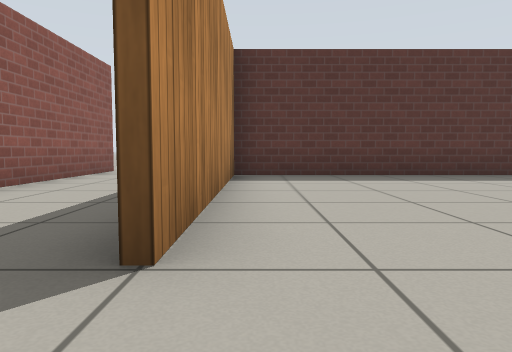
[1] (above)

16 first-person views from a walk through a Gazebo world. The camera is 0.5 m above the floor, tilts 4° down and sees 70° across. The floor is counted in squares, 1 m on a side. Each view is taken from the middle of a square. On the plan, view 1 faces up. The plan holds only what a view shows up to about 9 squares ahead; the rest is blank. Simple patterns stand in for the simulator's built-in surfaces.

[2]
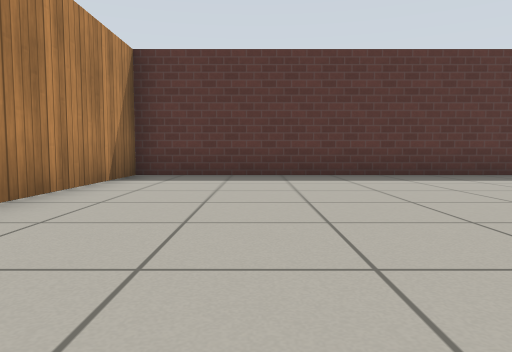

[3]
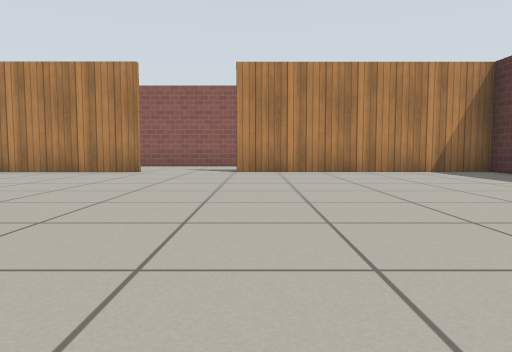

[4]
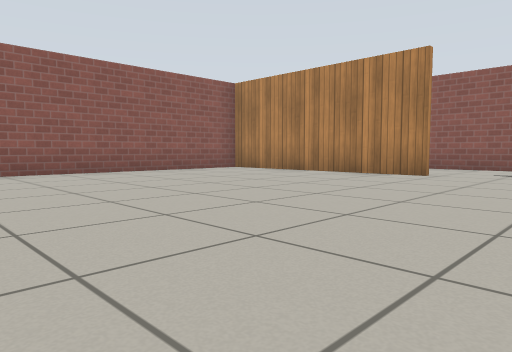

[5]
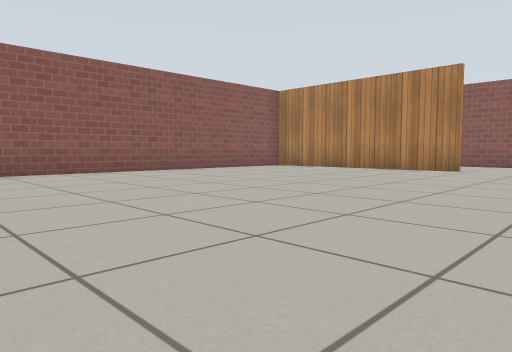

[6]
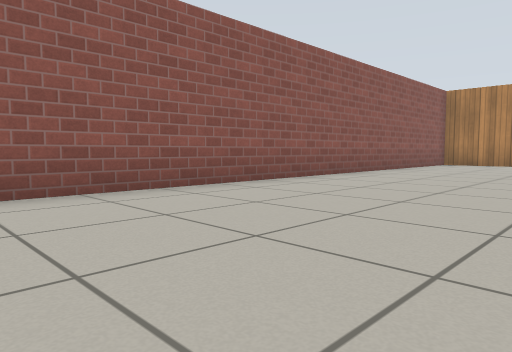

[7]
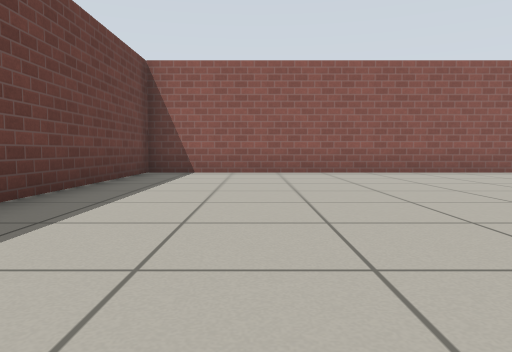

[8]
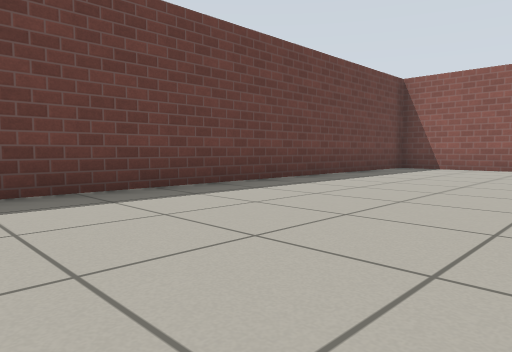

[9]
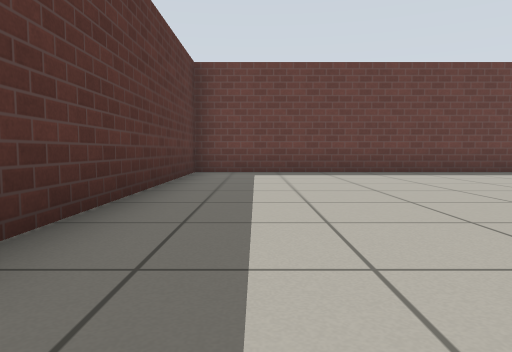

[10]
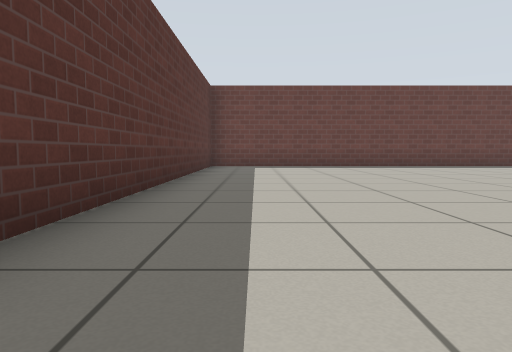

[11]
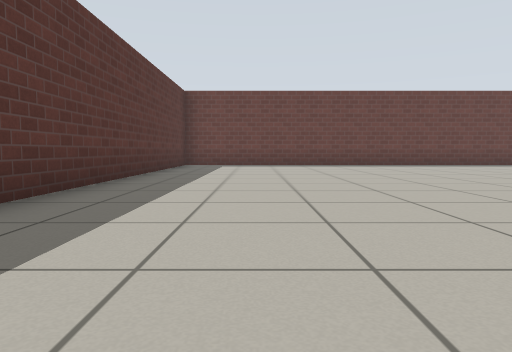

[12]
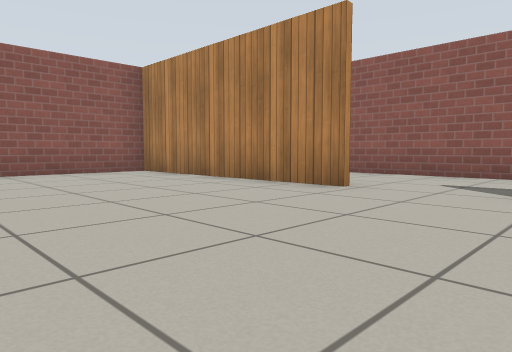

[13]
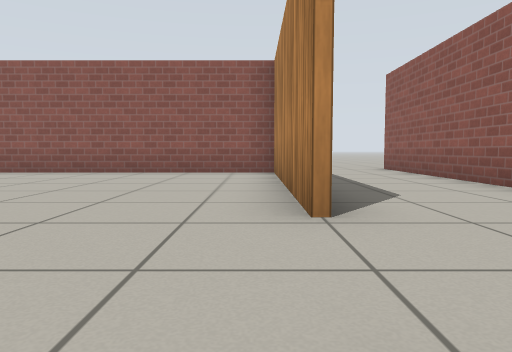

[14]
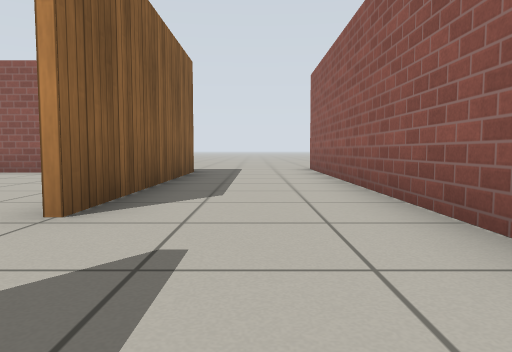

[15]
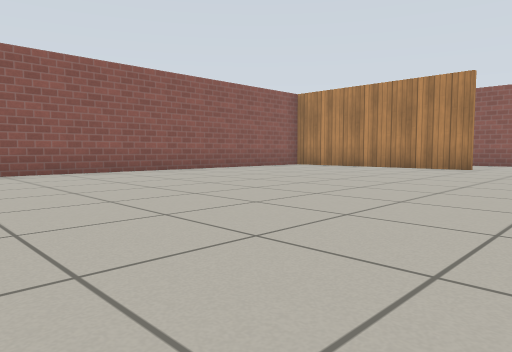

[16]
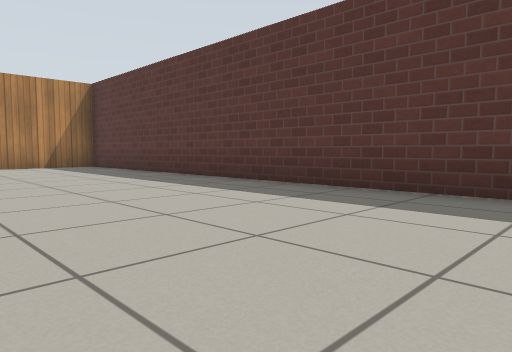

### Floor plan
Points are (right, up) in squares from view 1. A wall is a line through its corners. A room is listed if a view was taken in it or the views show most of it. See-through windows are left out.
Room 1 (views 1, 2, 3, 4, 5, 6, 7, 8, 9, 10, 11, 12, 13, 15, 16)
walls: (-0.4, -0.6) (-0.4, -6.3) (18.5, -6.3) (18.5, 7.4) (-0.4, 7.4) (-0.4, 1.5)
ways out: opening at (-1, 0.5) to room 2
Room 2 (view 14)
walls: (-3.5, 8.9) (-3.5, 4.9); (-3.5, 0.8) (-3.5, -7.1); (-0.6, -6.5) (-0.6, -0.6)
ways out: opening at (-1, 0.5) to room 1

Positions as (right, up) in squares from view 1, and headings:
1: (0, 0), facing up
2: (2, 0), facing up
3: (8, 2), facing left
4: (7, 2), facing down-left
5: (9, 2), facing down-left
6: (13, -2), facing down-left
7: (16, 2), facing down
8: (14, 4), facing down-right
9: (10, 6), facing right
10: (7, 6), facing right
11: (6, 5), facing right
12: (4, 2), facing down-left
13: (0, 2), facing down
14: (-2, 2), facing down
15: (10, 2), facing down-left
16: (11, 3), facing up-left
